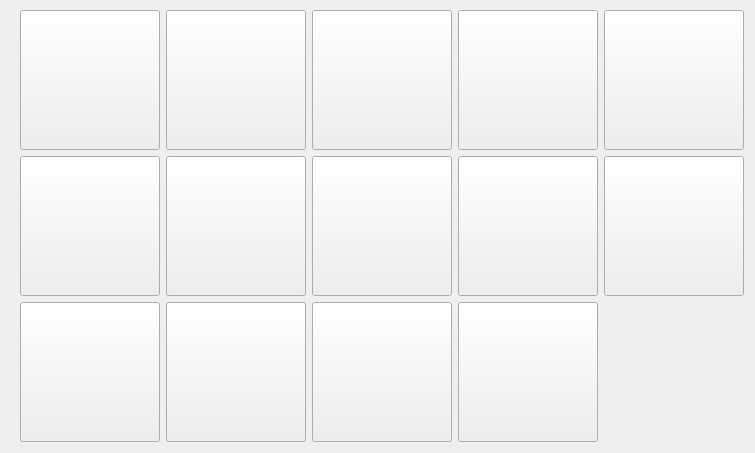
    <widget class="QWidget" name="tab_2">
     <attribute name="title">
      <string>3-4 Отверстия</string>
     </attribute>
     <widget class="QWidget" name="gridLayoutWidget_2">
      <property name="geometry">
       <rect>
        <x>20</x>
        <y>10</y>
        <width>726</width>
        <height>434</height>
       </rect>
      </property>
      <layout class="QGridLayout" name="gridLayout_2">
       <item row="0" column="1">
        <widget class="QPushButton" name="pushButton_3_2">
         <property name="minimumSize">
          <size>
           <width>140</width>
           <height>140</height>
          </size>
         </property>
         <property name="maximumSize">
          <size>
           <width>140</width>
           <height>140</height>
          </size>
         </property>
         <property name="text">
          <string/>
         </property>
         <property name="icon">
          <iconset>
           <normaloff>../pics/thumbs/3-2.jpg</normaloff>../pics/thumbs/3-2.jpg</iconset>
         </property>
         <property name="iconSize">
          <size>
           <width>130</width>
           <height>130</height>
          </size>
         </property>
         <property name="flat">
          <bool>false</bool>
         </property>
        </widget>
       </item>
       <item row="0" column="2">
        <widget class="QPushButton" name="pushButton_3_3">
         <property name="minimumSize">
          <size>
           <width>140</width>
           <height>140</height>
          </size>
         </property>
         <property name="maximumSize">
          <size>
           <width>140</width>
           <height>140</height>
          </size>
         </property>
         <property name="text">
          <string/>
         </property>
         <property name="icon">
          <iconset>
           <normaloff>../pics/thumbs/3-3.jpg</normaloff>../pics/thumbs/3-3.jpg</iconset>
         </property>
         <property name="iconSize">
          <size>
           <width>130</width>
           <height>130</height>
          </size>
         </property>
         <property name="flat">
          <bool>false</bool>
         </property>
        </widget>
       </item>
       <item row="0" column="3">
        <widget class="QPushButton" name="pushButton_3_4">
         <property name="minimumSize">
          <size>
           <width>140</width>
           <height>140</height>
          </size>
         </property>
         <property name="maximumSize">
          <size>
           <width>140</width>
           <height>140</height>
          </size>
         </property>
         <property name="icon">
          <iconset>
           <normaloff>../pics/thumbs/3-4.jpg</normaloff>../pics/thumbs/3-4.jpg</iconset>
         </property>
         <property name="iconSize">
          <size>
           <width>130</width>
           <height>130</height>
          </size>
         </property>
         <property name="flat">
          <bool>false</bool>
         </property>
        </widget>
       </item>
       <item row="0" column="0">
        <widget class="QPushButton" name="pushButton_3_1">
         <property name="sizePolicy">
          <sizepolicy hsizetype="Fixed" vsizetype="Fixed">
           <horstretch>0</horstretch>
           <verstretch>0</verstretch>
          </sizepolicy>
         </property>
         <property name="minimumSize">
          <size>
           <width>140</width>
           <height>140</height>
          </size>
         </property>
         <property name="maximumSize">
          <size>
           <width>140</width>
           <height>140</height>
          </size>
         </property>
         <property name="sizeIncrement">
          <size>
           <width>0</width>
           <height>0</height>
          </size>
         </property>
         <property name="text">
          <string/>
         </property>
         <property name="icon">
          <iconset>
           <normaloff>../pics/thumbs/3-1.jpg</normaloff>../pics/thumbs/3-1.jpg</iconset>
         </property>
         <property name="iconSize">
          <size>
           <width>130</width>
           <height>130</height>
          </size>
         </property>
         <property name="flat">
          <bool>false</bool>
         </property>
        </widget>
       </item>
       <item row="0" column="4">
        <widget class="QPushButton" name="pushButton_F5">
         <property name="minimumSize">
          <size>
           <width>140</width>
           <height>140</height>
          </size>
         </property>
         <property name="maximumSize">
          <size>
           <width>140</width>
           <height>140</height>
          </size>
         </property>
         <property name="icon">
          <iconset>
           <normaloff>../pics/thumbs/F-5.jpg</normaloff>../pics/thumbs/F-5.jpg</iconset>
         </property>
         <property name="iconSize">
          <size>
           <width>130</width>
           <height>130</height>
          </size>
         </property>
         <property name="flat">
          <bool>false</bool>
         </property>
        </widget>
       </item>
       <item row="2" column="2">
        <widget class="QPushButton" name="pushButton_F7">
         <property name="minimumSize">
          <size>
           <width>140</width>
           <height>140</height>
          </size>
         </property>
         <property name="maximumSize">
          <size>
           <width>140</width>
           <height>140</height>
          </size>
         </property>
         <property name="icon">
          <iconset>
           <normaloff>../pics/thumbs/F-7.jpg</normaloff>../pics/thumbs/F-7.jpg</iconset>
         </property>
         <property name="iconSize">
          <size>
           <width>130</width>
           <height>130</height>
          </size>
         </property>
         <property name="flat">
          <bool>false</bool>
         </property>
        </widget>
       </item>
       <item row="2" column="1">
        <widget class="QPushButton" name="pushButton_F6">
         <property name="minimumSize">
          <size>
           <width>140</width>
           <height>140</height>
          </size>
         </property>
         <property name="maximumSize">
          <size>
           <width>140</width>
           <height>140</height>
          </size>
         </property>
         <property name="icon">
          <iconset>
           <normaloff>../pics/thumbs/F-6.jpg</normaloff>../pics/thumbs/F-6.jpg</iconset>
         </property>
         <property name="iconSize">
          <size>
           <width>130</width>
           <height>130</height>
          </size>
         </property>
         <property name="flat">
          <bool>false</bool>
         </property>
        </widget>
       </item>
       <item row="2" column="0">
        <widget class="QPushButton" name="pushButton_4_3">
         <property name="minimumSize">
          <size>
           <width>140</width>
           <height>140</height>
          </size>
         </property>
         <property name="maximumSize">
          <size>
           <width>140</width>
           <height>140</height>
          </size>
         </property>
         <property name="icon">
          <iconset>
           <normaloff>../pics/thumbs/4-3.jpg</normaloff>../pics/thumbs/4-3.jpg</iconset>
         </property>
         <property name="iconSize">
          <size>
           <width>130</width>
           <height>130</height>
          </size>
         </property>
         <property name="flat">
          <bool>false</bool>
         </property>
        </widget>
       </item>
       <item row="1" column="4">
        <widget class="QPushButton" name="pushButton_4_2">
         <property name="minimumSize">
          <size>
           <width>140</width>
           <height>140</height>
          </size>
         </property>
         <property name="maximumSize">
          <size>
           <width>140</width>
           <height>140</height>
          </size>
         </property>
         <property name="icon">
          <iconset>
           <normaloff>../pics/thumbs/4-2.jpg</normaloff>../pics/thumbs/4-2.jpg</iconset>
         </property>
         <property name="iconSize">
          <size>
           <width>130</width>
           <height>130</height>
          </size>
         </property>
         <property name="flat">
          <bool>false</bool>
         </property>
        </widget>
       </item>
       <item row="1" column="3">
        <widget class="QPushButton" name="pushButton_4_1">
         <property name="minimumSize">
          <size>
           <width>140</width>
           <height>140</height>
          </size>
         </property>
         <property name="maximumSize">
          <size>
           <width>140</width>
           <height>140</height>
          </size>
         </property>
         <property name="icon">
          <iconset>
           <normaloff>../pics/thumbs/4-1.jpg</normaloff>../pics/thumbs/4-1.jpg</iconset>
         </property>
         <property name="iconSize">
          <size>
           <width>130</width>
           <height>130</height>
          </size>
         </property>
         <property name="flat">
          <bool>false</bool>
         </property>
        </widget>
       </item>
       <item row="1" column="2">
        <widget class="QPushButton" name="pushButton_R3">
         <property name="minimumSize">
          <size>
           <width>140</width>
           <height>140</height>
          </size>
         </property>
         <property name="maximumSize">
          <size>
           <width>140</width>
           <height>140</height>
          </size>
         </property>
         <property name="icon">
          <iconset>
           <normaloff>../pics/thumbs/R-3.jpg</normaloff>../pics/thumbs/R-3.jpg</iconset>
         </property>
         <property name="iconSize">
          <size>
           <width>130</width>
           <height>130</height>
          </size>
         </property>
         <property name="flat">
          <bool>false</bool>
         </property>
        </widget>
       </item>
       <item row="1" column="1">
        <widget class="QPushButton" name="pushButton_R2">
         <property name="minimumSize">
          <size>
           <width>140</width>
           <height>140</height>
          </size>
         </property>
         <property name="maximumSize">
          <size>
           <width>140</width>
           <height>140</height>
          </size>
         </property>
         <property name="icon">
          <iconset>
           <normaloff>../pics/thumbs/R-2.jpg</normaloff>../pics/thumbs/R-2.jpg</iconset>
         </property>
         <property name="iconSize">
          <size>
           <width>130</width>
           <height>130</height>
          </size>
         </property>
         <property name="flat">
          <bool>false</bool>
         </property>
        </widget>
       </item>
       <item row="1" column="0">
        <widget class="QPushButton" name="pushButton_F11">
         <property name="minimumSize">
          <size>
           <width>140</width>
           <height>140</height>
          </size>
         </property>
         <property name="maximumSize">
          <size>
           <width>140</width>
           <height>140</height>
          </size>
         </property>
         <property name="icon">
          <iconset>
           <normaloff>../pics/thumbs/F-11.jpg</normaloff>../pics/thumbs/F-11.jpg</iconset>
         </property>
         <property name="iconSize">
          <size>
           <width>130</width>
           <height>130</height>
          </size>
         </property>
         <property name="flat">
          <bool>false</bool>
         </property>
        </widget>
       </item>
       <item row="2" column="3">
        <widget class="QPushButton" name="pushButton_F10">
         <property name="minimumSize">
          <size>
           <width>140</width>
           <height>140</height>
          </size>
         </property>
         <property name="maximumSize">
          <size>
           <width>140</width>
           <height>140</height>
          </size>
         </property>
         <property name="icon">
          <iconset>
           <normaloff>../pics/thumbs/F-10.jpg</normaloff>../pics/thumbs/F-10.jpg</iconset>
         </property>
         <property name="iconSize">
          <size>
           <width>130</width>
           <height>130</height>
          </size>
         </property>
         <property name="flat">
          <bool>false</bool>
         </property>
        </widget>
       </item>
      </layout>
     </widget>
    </widget>
